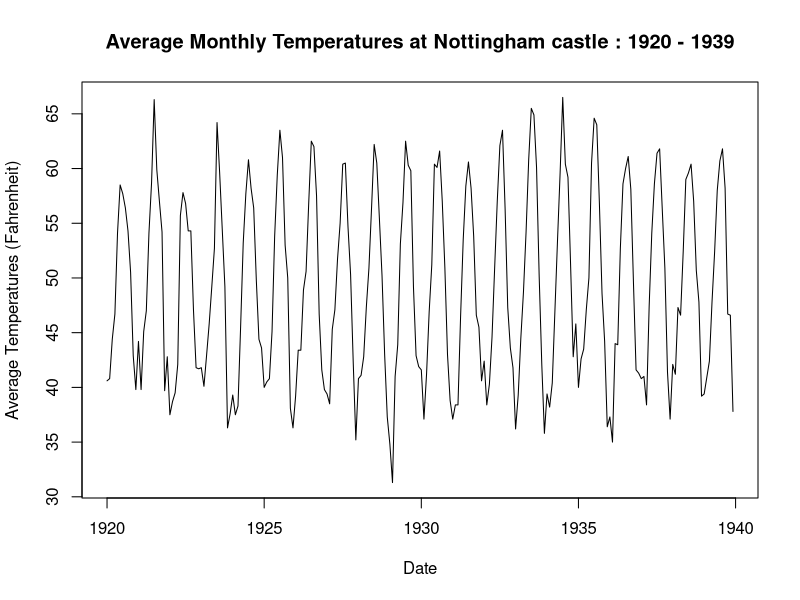
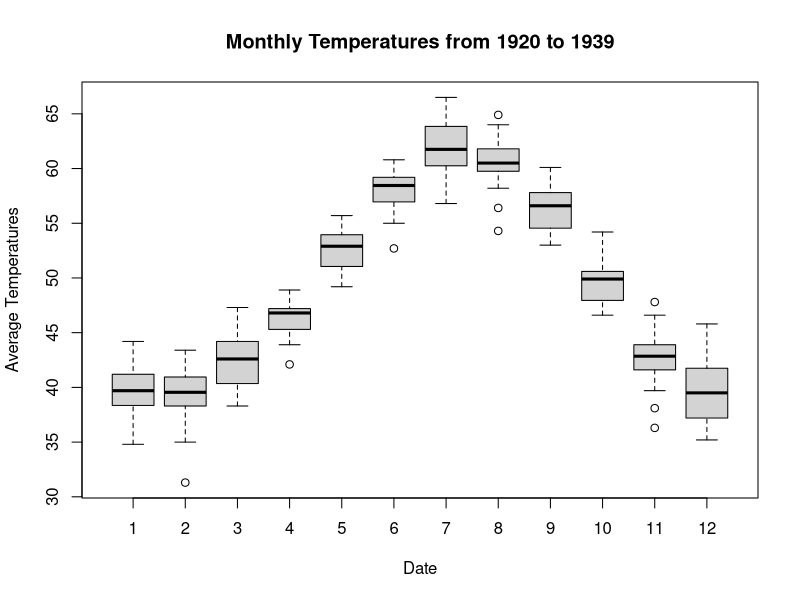
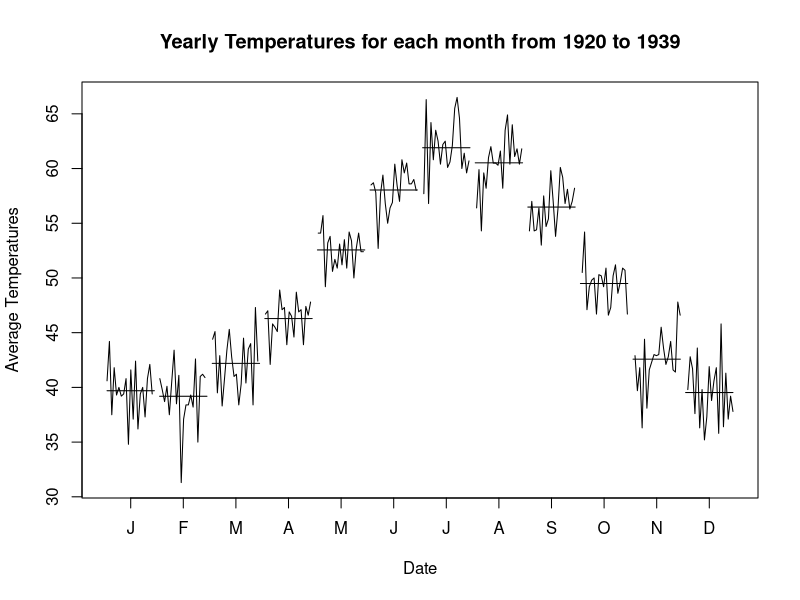
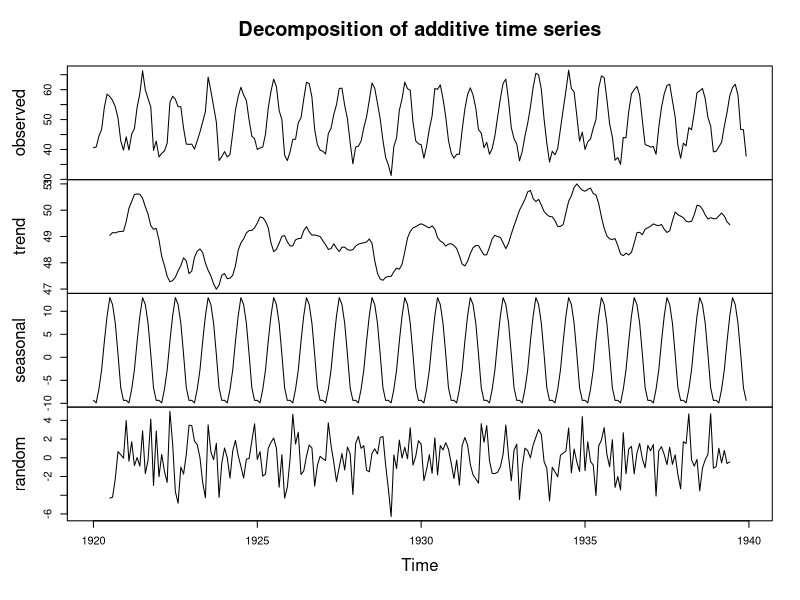
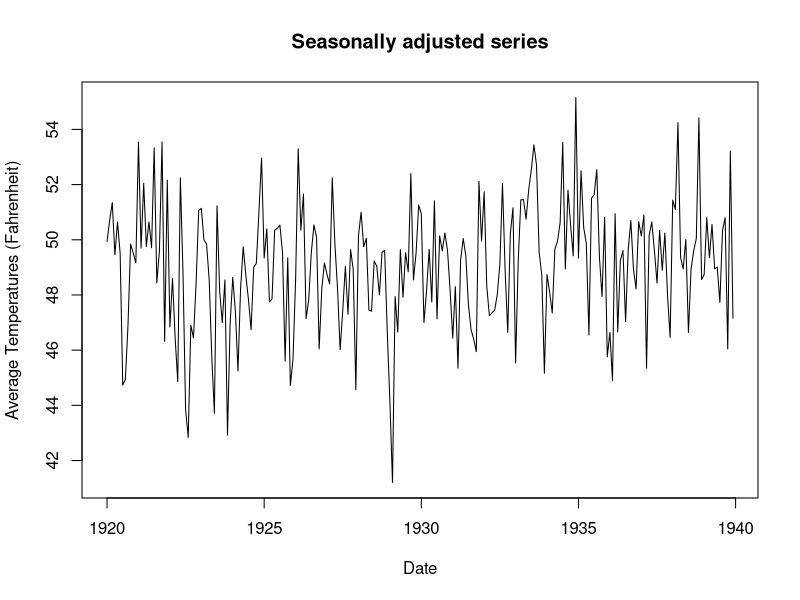

Reproduce these figures in R, in order. (Note: this script raises an error after producing the figures.)
#Install necessary packages
install.packages("forecast")

#Load required packages
library(forecast)

#Load the data
data(nottem)
nottem
class(nottem)

#Check the frequency of the time series
frequency(nottem)

#Check for missing values
sum(is.na(nottem))

#Check the cycle
cycle(nottem)

#Plot the time series
plot(nottem,xlab="Date", ylab = "Average Temperatures (Fahrenheit)",
     main="Average Monthly Temperatures at Nottingham castle : 1920 - 1939")

#Check for rise in temperatures in particular months using boxplot
boxplot(nottem~cycle(nottem),xlab="Date", 
        ylab = "Average Temperatures" ,
        main ="Monthly Temperatures from 1920 to 1939")

#Monthly plot
monthplot(nottem, xlab="Date",
          ylab = "Average Temperatures" ,
          main ="Yearly Temperatures for each month from 1920 to 1939")

#decompose the time series into its components
decomposedNottem <- decompose(nottem)
plot(decomposedNottem)

#Adjust seasonal component
adjustDecomposedNottem <- nottem - decomposedNottem$seasonal

#Plot adjusted time series
plot(adjustDecomposedNottem,xlab="Date", ylab = "Average Temperatures (Fahrenheit)",
     main="Seasonally adjusted series")

#Durbin-Watson test for checking auto-corelation

#Install necessary packages
install.packages("lmtest")

#Load necessary packages
library(lmtest)

#Stored temprature in one dataframe
temp=as.data.frame(nottem)

#Stored year and month in another dataframe
yearmonth=as.yearmon(time(nottem))

yearmonth=as.data.frame(yearmonth)

#Combined Year and Month dataframe with temprature
Result=cbind(yearmonth,temp)

#Result of manipulated data frame
head(Result,12)

#Fit regression model for year month with temprature
test <- lm(Result$x ~ Result$yearmonth)
summary(test)

#Perform Durbin-Waton test to check auto-corelation
dwtest(test)

#Convert the data in time series object
myts <- ts(nottem, start=c(1920,1), end=c(1939,12), frequency=12)

#Check data is stationary
adf.test(nottem) 

#To search best paramters for arima without searching it manually used auto.arima
auto.arima(myts)

#auto.arima chooses the values of p,d,q with the lowest AIC value

#(p,d,q) values are: (1,0,2) and seasonal (1,1,2)

#Fit ARIMA model
reg <- Arima(myts,order=c(1,0,2),seasonal=c(1,1,2))

summary(reg)

#Check for auto-corelation in residuals in the model
acf(reg$residuals)

#Check for normality of the model
qqnorm(reg$residuals)

#forecast using the model for next 12 months
fc <- forecast(myts,model=reg,  h=12)
fc

#Plot historical data with forcast
autoplot(fc)

#Plot forecast with less historical data
autoplot(fc, include=100)


  
